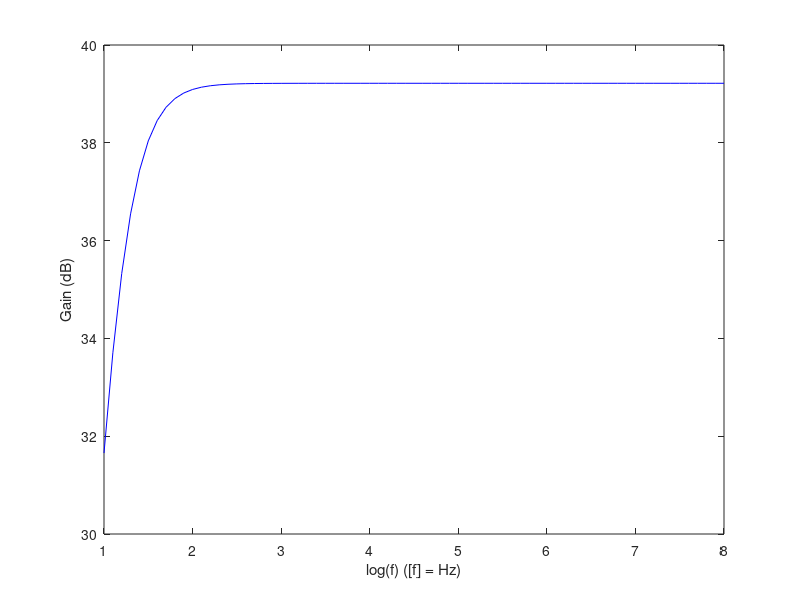

MATLAB code for this plot:
VT=25e-3
BFN=178.7
BFP=227.3
VAFN=69.7
VAFP=37.2
RE=200
Rout=52
RC=860
R1=90000
R2=20000
VBEON=0.7
VCC=12
Rin=100
VEBON = 0.7






%%%%% OPERATING POINT %%%%%%

A=[R1+R2,-R1,-R2,0,0,0,0,0;
-R1,R1+RC,0,-RC,0,1,0,0;
-R2,0,RE+R2,0,-RE,0,0,0;
0,-RC,0,RC+Rout,0,0,0,0;
0,0,-RE,0,RE,0,1,1;
0,0,0,-BFP,1+BFP,0,0,0;
0,1+BFN,-BFN,0,-1,0,0,0;
0,0,0,0,0,1,1,0];

B=[VCC;0;-VBEON;-VEBON;0;0;0;-VBEON];

X=A\B

Vbase = (X(1)-X(3))*R2;
Vcoll = VCC-(X(2)-X(4))*RC;
Vemit = (X(3)-X(5))*RE;
Vemit2 = VCC-X(4)*Rout;


file = fopen("opteor.tex", "w");

fprintf(file, "$base$ & %0.6E V \\\\ \\hline\n$coll$ & %0.6E V \\\\ \\hline\n$emit$ & %0.6E V \\\\ \\hline\n$emit2$ & %0.6E V \\\\ \\hline\n$in$ & 0 V \\\\ \\hline\n$in2$ & 0 V \\\\ \\hline\n$out$ & 0 V \\\\ \\hline\n$Vbe1$ & %0.6E V \\\\ \\hline\n$vcc$ & %0.6E V \\\\ \\hline\n$Vce1$ & %0.6E V \\\\ \\hline\n$Veb2$ & %0.6E V \\\\ \\hline\n$Vec2$ & %0.6E V \\\\ \\hline\n", Vbase, Vcoll, Vemit, Vemit2, Vbase-Vemit, VCC, Vcoll-Vemit, Vemit2-Vcoll, Vemit2);

fclose(file);


%%%%% GAIN STAGE %%%%%%


RB=1/(1/R1+1/R2)
VEQ=R2/(R1+R2)*VCC
IB1=(VEQ-VBEON)/(RB+(1+BFN)*RE)
IC1=BFN*IB1
IE1=(1+BFN)*IB1
VE1=RE*IE1
VO1=VCC-RC*IC1
VCE=VO1-VE1

gm1=IC1/VT
rpi1=BFN/gm1
ro1=VAFN/IC1

RinB=RB*Rin/(RB+Rin)

RE=0
AV1 = RinB/Rin * RC*(RE-gm1*rpi1*ro1)/((ro1+RC+RE)*(RinB+rpi1+RE)+gm1*RE*ro1*rpi1 - RE^2)
AVI_DB = 20*log10(abs(AV1))


ZI1 = 1/(1/RB+1/(((ro1+RC+RE)*(rpi1+RE)+gm1*RE*ro1*rpi1 - RE^2)/(ro1+RC+RE)))
ZO1 = 1/(1/ro1+1/RC)

file = fopen("gaintab.tex", "w");

fprintf(file, "$Gain$ & %0.6E V \\\\ \\hline\n$Gain (dB)$ & %0.6E V \\\\ \\hline\n$Input impedance$ & %0.6E V \\\\ \\hline\n$Output impedance$ & %0.6E V \\\\ \\hline", AV1, AVI_DB, ZI1, ZO1);

fclose(file);

%ouput stage
VI2 = VO1
IE2 = (VCC-VEBON-VI2)/Rout
IC2 = BFP/(BFP+1)*IE2
VO2 = VCC - Rout*IE2

gm2 = IC2/VT
go2 = IC2/VAFP
gpi2 = gm2/BFP
ge2 = 1/Rout

AV2 = gm2/(gm2+gpi2+go2+ge2)
ZI2 = (gm2+gpi2+go2+ge2)/gpi2/(gpi2+go2+ge2)
ZO2 = 1/(gm2+gpi2+go2+ge2)

file = fopen("outputtab.tex", "w");

fprintf(file, "$Gain$ & %0.6E V \\\\ \\hline\n$Gain (dB)$ & %0.6E V \\\\ \\hline\n$Input impedance$ & %0.6E V \\\\ \\hline\n$Output impedance$ & %0.6E V \\\\ \\hline", AV2, 20*log10(AV2), ZI2, ZO2);

fclose(file);

%total
gB = 1/(1/gpi2+ZO1)
AV = (gB+gm2/gpi2*gB)/(gB+ge2+go2+gm2/gpi2*gB)*AV1
AV_DB = 20*log10(abs(AV))
ZI=ZI1
ZO=1/(go2+gm2/gpi2*gB+ge2+gB)

file = fopen("totaltab.tex", "w");

fprintf(file, "Gain & %0.6E V \\\\ \\hline\nGain (dB) & %0.6E V \\\\ \\hline\nInput impedance & %0.6E V \\\\ \\hline\nOutput impedance & %0.6E V \\\\ \\hline", AV, 20*log10(AV), ZI, ZO);

fclose(file);






Cin = 102e-6
Cb = 2185e-6
Cout = 1466e-6
RE = 200
rpi2 = 1/gpi2
ro2 = 1/go2
RL = 8
vin = 0.01

i=1;



for t=1:0.1:8
	w = 2*pi*power(10,t);
	Zin = Rin+1/(j*w*Cin);
	Zeb=1/(1/RE+j*w*Cb);
	Rcpi2 = 1/(1/RC+1/rpi2);
	Ro2out = 1/(1/ro2+1/Rout);
	Zcout=1/(j*w*Cout);
	
	A=[Zin+RB,-RB,0,0,0,0,0;
	-RB,RB+rpi1+Zeb,0,-Zeb,0,0,0;
	0,gm1*rpi1,1,0,0,0,0;
	0,-Zeb,-ro1,RC+Zeb+ro1,0,0,0;
	0,0,0,-RC,RC+rpi2,Ro2out,-Ro2out;
	0,0,0,0,1+gm2*rpi2,-1,0;
	0,0,0,0,0,-Ro2out,Zcout+RL+Ro2out];
	
	B=[vin;0;0;0;0;0;0];
	
	X=A\B;
	
	freq(i)=t;
	gain(i) = 20*log10(X(7)*RL/vin);
	
	i=i+1;

endfor

gainfreqfig1 = figure();
plot(freq, gain, "b");

xlabel("log(f) ([f] = Hz)");
ylabel("Gain (dB)");

print(gainfreqfig1, "gainfreq.eps", "-depsc");
